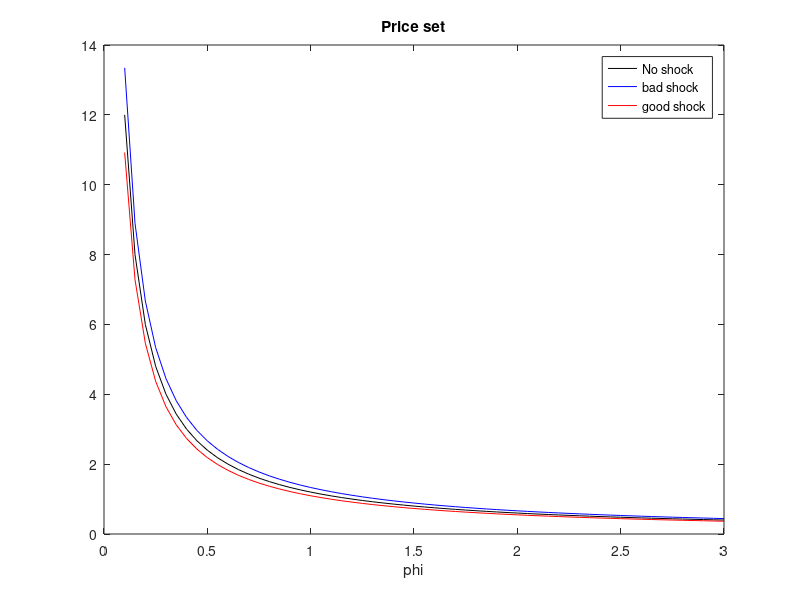
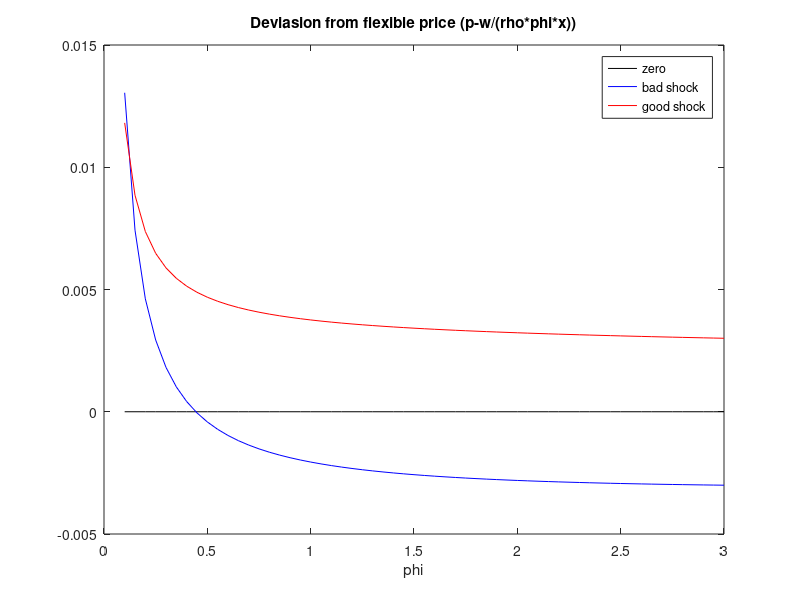
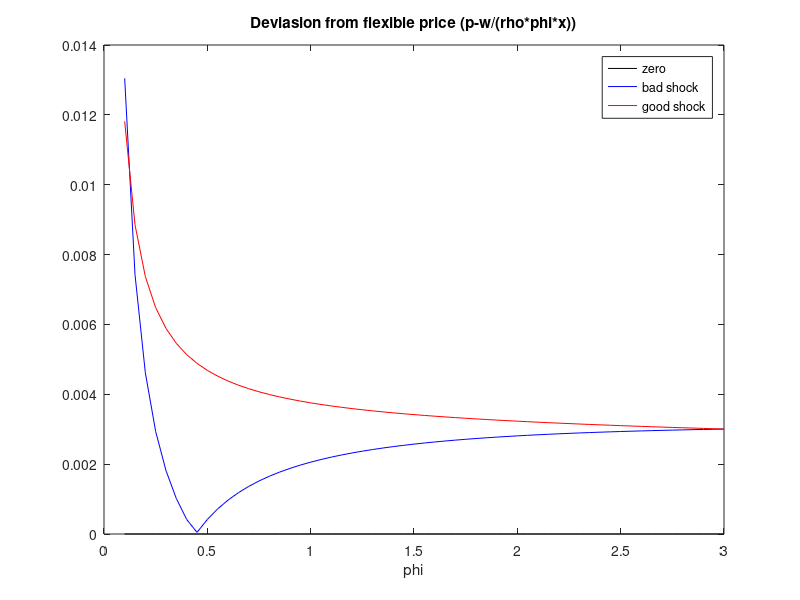
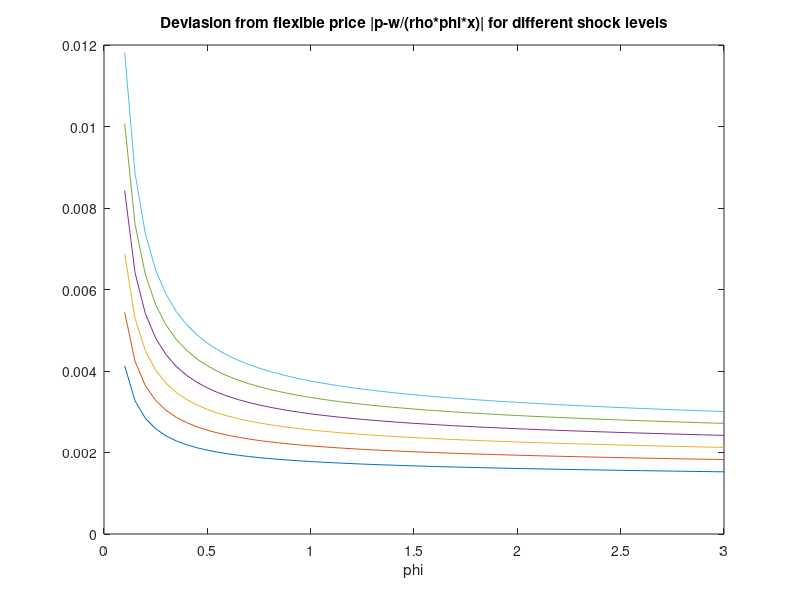

Recreate these plots in MATLAB, in order.
clear all
close all


print_price = 'yes'; % 'yes/no' If you want to plto the figure regarding price

%% Grid
phi=[0.1:0.05:3];
x=[0.9:0.01:1.1];
% 
% phi=;
% x=1.01;
nphi=length(phi);
nx=length(x);
nobs=nx*nphi;

xx=x(repmat(1:length(x),1,length(phi)));

ind=1:nphi;
ind=ind(ones(1,nx),:);
phiphi= phi(:,ind);






%% Parameters

sig=6;
rho=(sig-1)/sig;
w=1;
xi=0.1;
f=2;

%% Defined the function

ptar=w./(rho.*phiphi); %target price
phix=phiphi.*xx; %product of phi and x

%etaprim = @(p) xi*sig*(2/sig * (1./ptar-1./p)-(p./ptar-1).^2).*p.^(-1-sig);            %Quadratique cost * quantity produce
%etaprim = @(p) xi*2* (p./ptar-1).*1./ptar;                                             %Quadratique cost
etaprim = @(p) xi./(phix).*sig.*(2/sig * (1./ptar-1./p)-(p./ptar-1).^2).*p.^(-1-sig); %Quadratique cost * quantity produce /pdty


%FOC
fun = @(p) 1/rho * w ./ phix - etaprim(p)/(sig-1).* p.^(1+sig)-p; %price rule

%% Solver Parameters
pinit=1/rho * w ./ phix;%ones(1,nobs)+5
options=optimset('Display','Iter');

p=fsolve(fun,pinit,options);
devia = (p - 1/rho * w ./ phix);

p_vec=reshape(p,nx,nphi);
devia=reshape(devia,nx,nphi);

switch print_price
    case 'yes'
figure(1);
plot(phi,p_vec(11,:),'k')
hold on;
plot(phi,p_vec(1,:),'b')
plot(phi,p_vec(21,:),'r')
legend('No shock','bad shock','good shock')
xlabel('phi')
title('Price set')

figure(2);
plot(phi,devia(11,:),'k')
hold on;
plot(phi,devia(1,:),'b')
plot(phi,devia(21,:),'r')
legend('zero','bad shock','good shock')
xlabel('phi')
title('Deviasion from flexible price (p-w/(rho*phi*x))')

figure(3);
plot(phi,abs(devia(11,:)),'k')
hold on;
plot(phi,abs(devia(1,:)),'b')
plot(phi,abs(devia(21,:)),'r')
legend('zero','bad shock','good shock')
xlabel('phi')
title('Deviasion from flexible price (p-w/(rho*phi*x))')

figure(4)
plot(phi,abs(devia(16:21,:)))
xlabel('phi')
title('Deviasion from flexible price |p-w/(rho*phi*x)| for different shock levels')

    case 'no'
end;

%% Quantity

Q=1;
P=2;

q = Q .* (p./P).^(-sig);
r= p.*q;

%% Profit

eta = @(p) xi./phix .* q .* (p./ptar - 1).^2;

pro= r - w .*(f + q./phix)-eta(p);

pro_vec=reshape(pro,nx,nphi);

figure(5);
plot(phi,pro_vec(11,:),'k')
hold on;
plot(phi,pro_vec(1,:),'b')
plot(phi,pro_vec(21,:),'r')
legend('zero shock','bad shock','good shock')
plot(phi,0.*phi,'k--')
xlabel('phi')
xlim([0, 1])
title('Profit')
